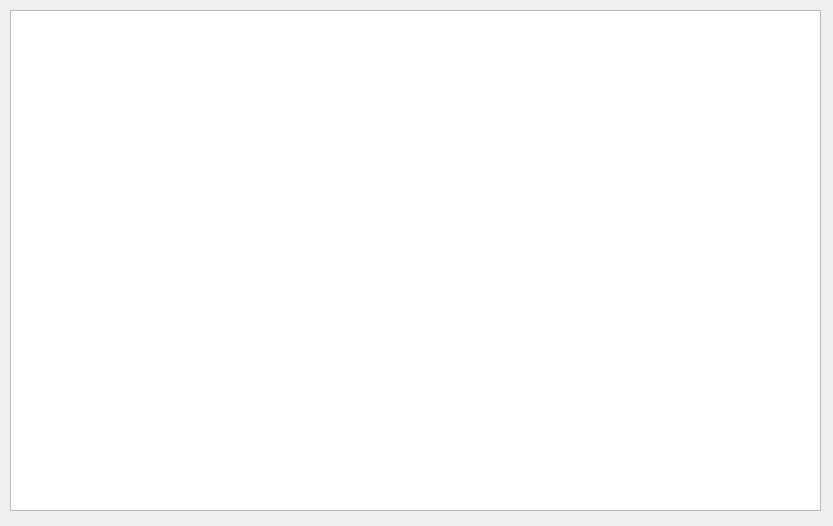
<?xml version="1.0" encoding="UTF-8"?>
<ui version="4.0">
 <class>ErrorLogWindow</class>
 <widget class="QWidget" name="ErrorLogWindow">
  <property name="geometry">
   <rect>
    <x>0</x>
    <y>0</y>
    <width>833</width>
    <height>526</height>
   </rect>
  </property>
  <property name="windowTitle">
   <string>Form</string>
  </property>
  <widget class="QTableView" name="tableView">
   <property name="geometry">
    <rect>
     <x>10</x>
     <y>10</y>
     <width>811</width>
     <height>501</height>
    </rect>
   </property>
  </widget>
 </widget>
 <resources/>
 <connections/>
</ui>
